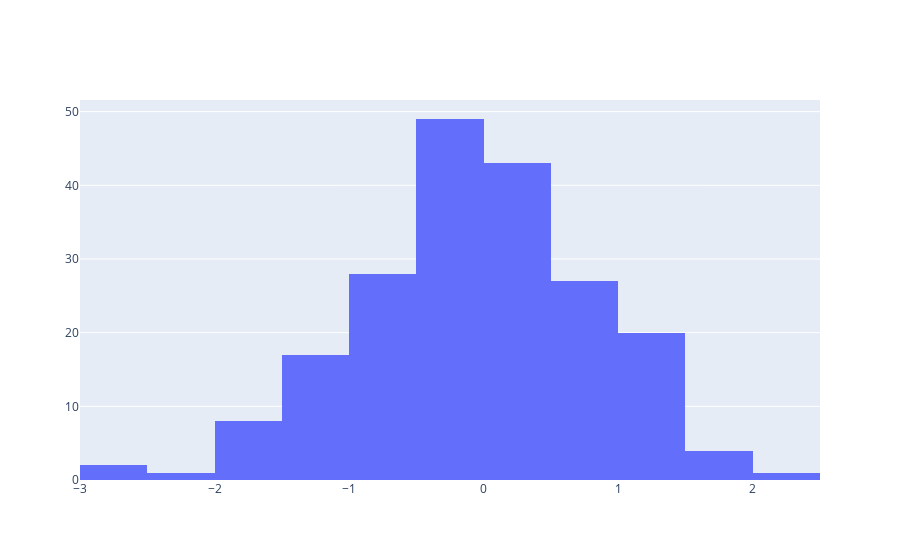

Source (notebook cell):
### Code cell
data = [hist]

offline.iplot(data)

### Figure 1 — Plotly figure (JSON) as saved in the notebook; plotly's stock layout.template omitted (floating-point values rounded to 4 significant figures; data arrays with more than 128 entries replaced by an {"elided": "..."} marker saying what was removed)
{"data": [{"type": "histogram", "x": {"elided": "200 float values"}}], "layout": {}}
